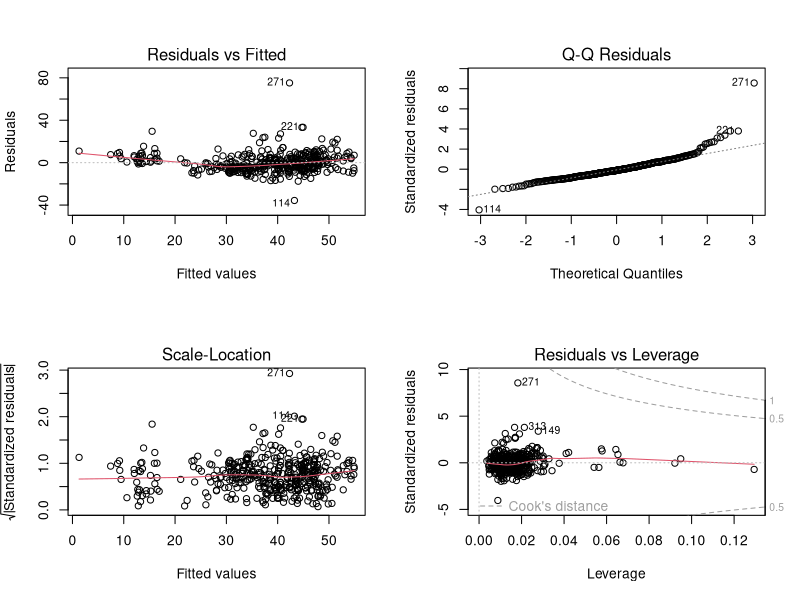
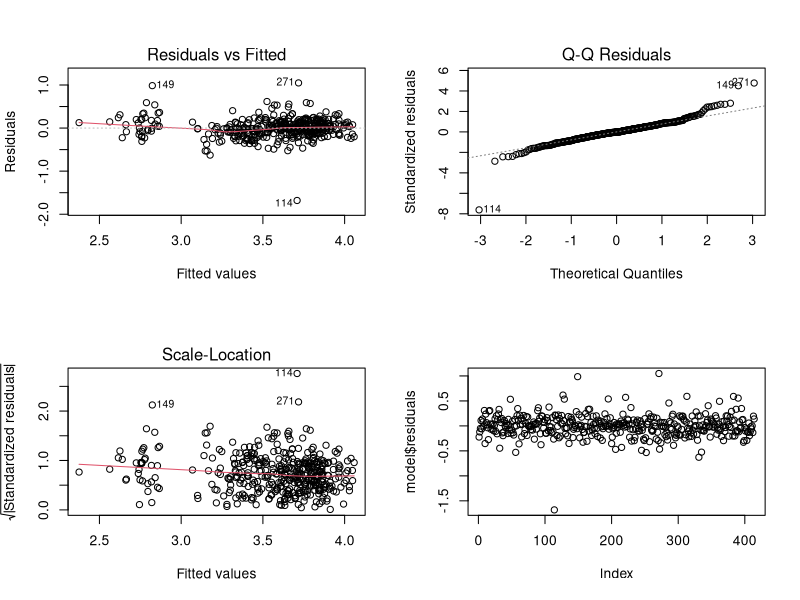
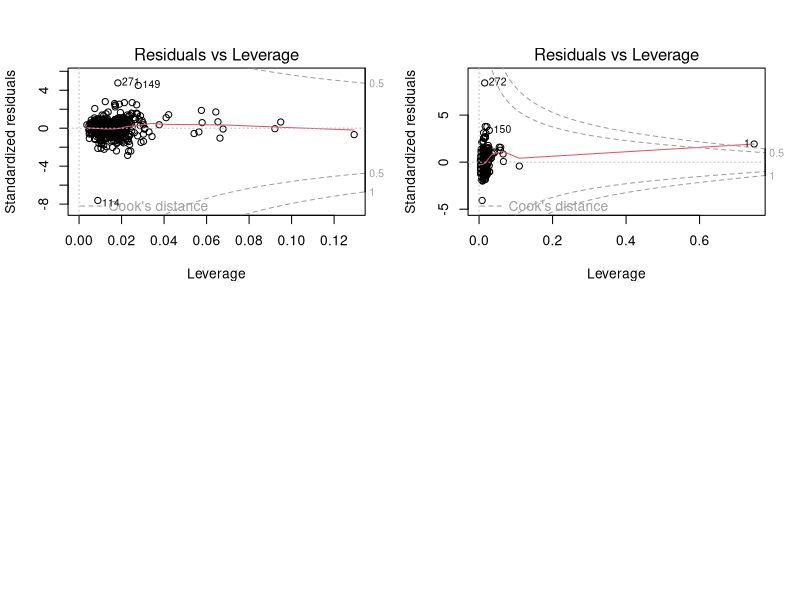

These charts were generated, in order, by the following R code:
## ---- chunk 1

df <- read.csv("real_estate2.csv")
# df$Longitude <- NULL

model <- lm(Price ~ ., data = df)

## ---- chunk 2

par(mfrow = c(2, 2))
plot(model)

## ---- chunk 3

# A log transformation on the response shows the best results
model <- lm(log(Price) ~ ., data = df)
summary(model)

## ---- chunk 4
plot(model, which = 1)

## ---- chunk 5
plot(model, which = 2)

## ---- chunk 6
plot(model, which = 3)

## ---- chunk 7

mean(resid(model))
## ---- chunk 8

plot(model$residuals)
## ---- chunk 9

plot(model, which = 5)
## ---- chunk 10
# Add an influential point to the model
df <- rbind(
      data.frame(
      Transaction = 2012.667, 
      Age = 50, 
      Station= 150.8515, 
      Stores = 5, 
      Latitude = 24.92515, 
      Longitude = 121.23737, 
      Price = 60), 
      df)

new_model <- lm(Price ~ ., data = df)
summary(new_model)
plot(new_model, which = 5)

## ---- chunk 11
library(MASS)

robust_model <- rlm(Price ~ ., data=df)
summary(robust_model)

